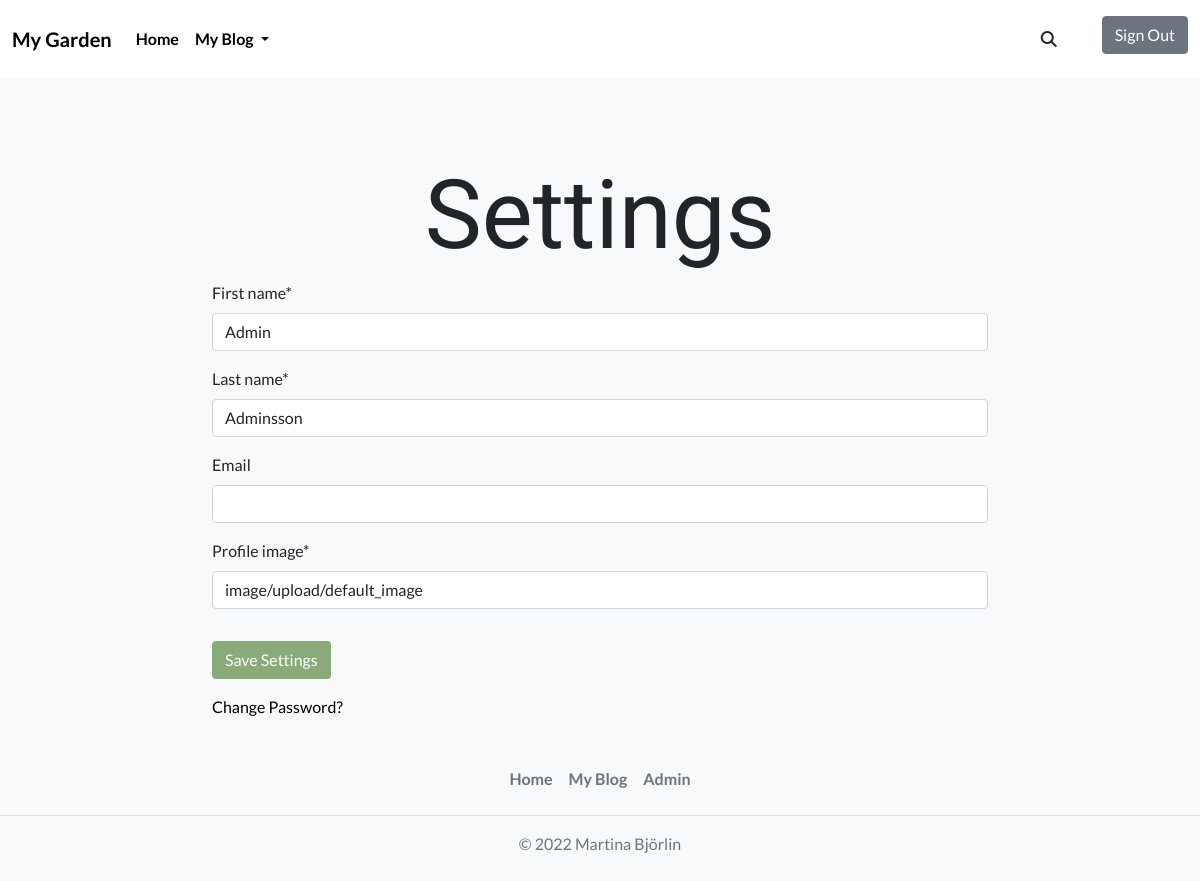
/settings/2/ (signed in), run on the app's committed database.
### profiles/models.py (models this page shows, shortened)
class Profile(models.Model):
    user = models.OneToOneField(
        User,
        on_delete=models.CASCADE,
    )
    first_name = models.CharField(max_length=150)
    last_name = models.CharField(max_length=150)
    profile_img = CloudinaryField(
        "Profile image", default="default_image"
    )
    email = models.EmailField(blank=True, null=True, unique=True)

### profiles/views.py (the view, shortened to what this page needs)
# urls.py: path("<pk>/", SettingsView.as_view(), name="settings"),
class SettingsView(LoginRequiredMixin, UpdateView, SuccessMessageMixin):
    model = Profile
    form_class = SettingsForm
    template_name = "user_settings.html"
    queryset = Profile.objects.all()
    def get_context_data(self, **kwargs):
        context = super(SettingsView, self).get_context_data(**kwargs)
        user = self.request.user.profile
        context["SettingsForm"] = Profile(
            {
                "first_name": user.first_name,
                "last_name": user.last_name,
                "profile_img": user.profile_img,
            }
        )
        return context

### profiles/forms.py
class SettingsForm(forms.ModelForm):
    class Meta:
        model = Profile
        fields = ("first_name", "last_name", "email", "profile_img")

### profiles/templates/user_settings.html (shortened to what this page needs)
{% extends 'base.html' %}
{% load static %}
{% load crispy_forms_tags %}
{% block content %}
<div class="row justify-content-center">
   <div class="col-lg-8 col-md-12 col-sm-12">
      <div id="settings-wrapper">
         <h1 class="settings-header">Settings</h1>
         <form method="POST">
            {{ form |crispy}}
            <div class="d-grid d-lg-block mb-2">
               <button class="btn btn-edit mb-2 mt-3" type="submit">Save Settings</button>
            </div>
         </form>
         <a href="{% url 'account_change_password' %}">Change Password?</a>
      </div>
   </div>
</div>
{% endblock %}

### static/css/style.css (style rules this page uses)
h1 { font-family: 'Amatic SC', cursive; font-size: 6rem; }
body { font-family: 'Lato', sans-serif; }
a { text-decoration: none; text-align: center; color: black; }
.btn-edit { background-color: #8aaa79; color: white; }
.settings-header { text-align: center; }

### data on the page
Profile: first_name "Admin", last_name "Adminsson", profile_img "image/upload/default_image"
